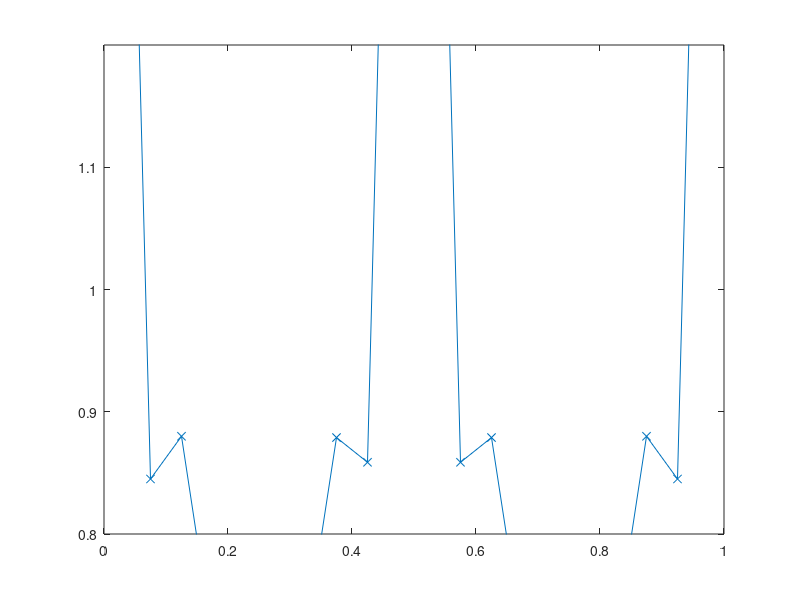
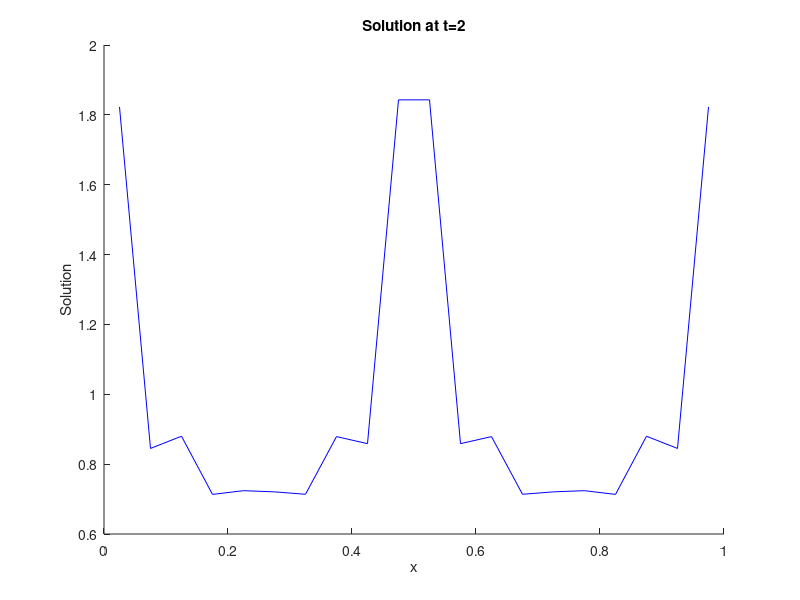

These figures' MATLAB source, in order:
%% Input data
N   = 20;       % number of cells
Amp = 0;        % amplitude of the initial solution variation
A_m = 0.1;      % amplitude of the mesh motion
u_a = 0;        % advection velocity

dt   = 0.1;     % time step
tend = 2;       % total simulation time

fmt = 'b-';     % linecolor for plot of final solution

show_sol = 1;   % (=1) show intermediate solutions during simulation

method = 1;     % method = 1 : exact at t(n+1)
                % method = 2 : exact at t(n+1/2)
                % method = 3 : DGCL
if (method == 1)
  disp('Mesh velocities are EXACT at t(n+1)');
elseif (method == 2)
  disp('Mesh velocities are EXACT at t(n+1/2)');
else
  disp('Mesh velocities satisfy DGCL');
end

%% Initialisation

dx   = zeros(1,N);    % cell volumes
xi   = zeros(1,N+1);  % face centers
x    = zeros(1,N);    % cell centers

xi  = (0:N)/N;              % face centers
xi0 = (0:N)/N;              % face centers at t=0
x   = (1:N)/N - 0.5/N;      % cell centers
dx  = xi(2:N+1) - xi(1:N);  % cell volumes

% determine the initial condition at the cell center locations x
rho0 = 1 + Amp*sin(x*2*pi); % initial solution
rho  = rho0;                % set solution to initial solution


% Plot initial solution
figure(1);
hold off;
axis([0 1 0.8-Amp 1.2+Amp]);
plot(x,rho,'-x');
hold off;

L = zeros(N);   % Discretization matrix

%% Simulation loop
for t=dt:dt:tend
  dx_tn  = dx;  % store cell volume at tn
  xi_tn  = xi;  % store face center at tn
  rho_tn = rho; % store solution at tn
  
  xi     = xi0 + A_m * sin(2*pi*t) * sin(2*pi*xi0);   % face centers at tn+1
  dx     = xi(2:N+1)-xi(1:N);                         % cell volumes at tn+1
  x      = xi(1:N) + dx/2;                            % cell centers at tn+1
  
  dxidt_exnp1   = 2*pi*A_m*cos(2*pi*(t))*sin(2*pi*xi0);         % exact face velocity at tn+1
  dxidt_exnp1_2 = 2*pi*A_m*cos(2*pi*(t-dt/2))*sin(2*pi*xi0);    % exact face velocity at tn+1/2
  dxidt_dgcl    = (xi - xi_tn) / dt;                            % face velocity satisfying D-GCL

  if (method == 1)
    dxidt = dxidt_exnp1;
  elseif (method ==2)
    dxidt = dxidt_exnp1_2;
  else
    dxidt = dxidt_dgcl;
  end

  % define the relative face velocity that includes mesh velocity and
  % advection velocity
  dxidt_r = u_a - dxidt;
    
  % Setting up system to solve; for each cell:
  %
  %   (rho*dx)^(n+1) - (rho*dx)^n      
  %   --------------------------- + [ rho_leftface * (dxidt_r)_leftface * (-1) + rho_rightface * (dxidt_r)_rightface * (+1) ]^(n+1) = 0
  %             dt                 
  %
  % which can be written for the total system as:
  %
  % L rho^(n+1) = (rho*dx)^n
  %
  % We use a simple avarage to compute the solution at a cell face:
  %   rho_face = 0.5 * (rho_leftcell + rho_rightcell)
  %
  % Internal cells
  for i=2:N-1
    L(i,i-1:i+1) = [0 dx(i) 0] + dt * 0.5*[-dxidt_r(i) dxidt_r(i+1)-dxidt_r(i) dxidt_r(i+1)];
  end
  % Boundary cells, use periodicity, i.e. index 0 => N, and index N+1 => 1
  L(1,1:2)   = [dx(1) 0] + dt * 0.5*[dxidt_r(2)-dxidt_r(1) dxidt_r(2)];
  L(1,N)     =           - dt * 0.5*dxidt_r(1);
  L(N,N-1:N) = [0 dx(N)] + dt * 0.5*[-dxidt_r(N) dxidt_r(1)-dxidt_r(N)];
  L(N,1)     =           + dt * 0.5*dxidt_r(1);

  % solve system
  rho = (L\(dx_tn.*rho_tn)')';

  % Show intermediate solution
  if (show_sol)
    figure(1);
    hold off;
    plot(x,rho,'-x');
    axis([0 1 0.8-Amp 1.2+Amp]);
%    pause
  end
  
end

%% Plot final solution
figure(2);
hold on;
title(['Solution at t=' num2str(tend)]);
ylabel('Solution');
xlabel('x');
plot(x,rho,fmt);
